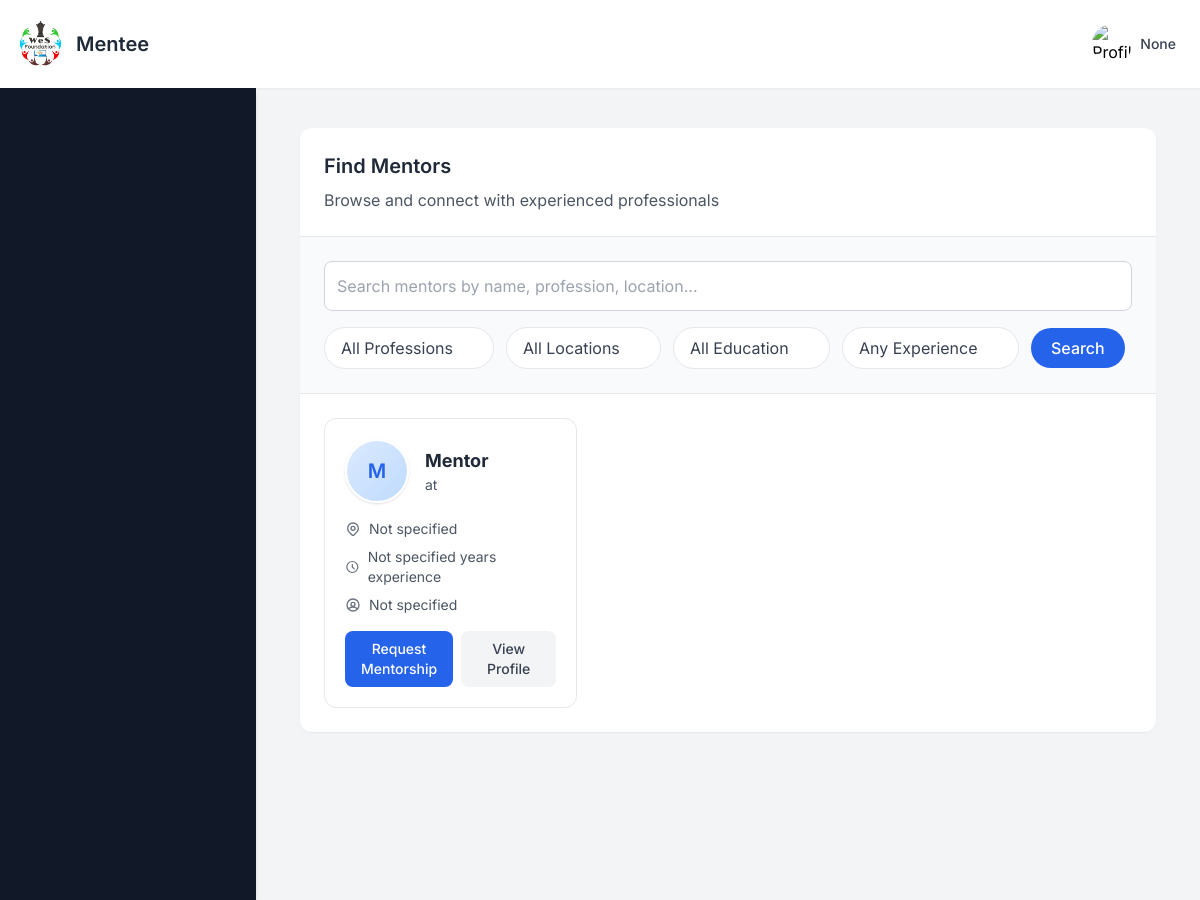
Before: /find_mentor with the older database file.
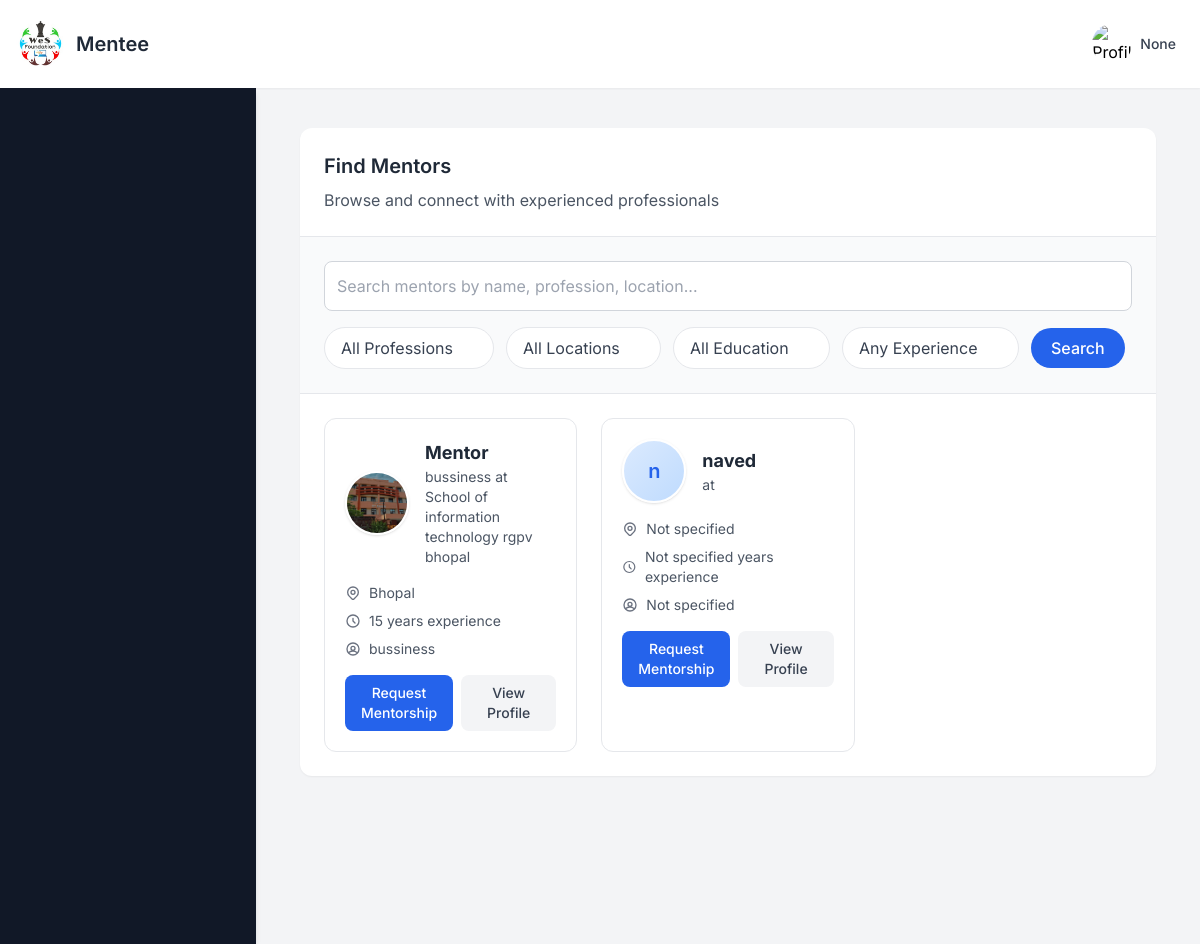
After: the same page with the newer database file.
### app.py (models this page shows, shortened)
class MentorProfile(db.Model):
    __tablename__="mentor_profile"
    id = db.Column(db.Integer, primary_key=True)
    user_id= db.Column(db.Integer, db.ForeignKey("signup_details.id"),nullable=False)
    profession = db.Column(db.String(100))
    organisation = db.Column(db.String(150))
    whatsapp = db.Column(db.String(20))
    location = db.Column(db.String(100))
    education = db.Column(db.String(150))
    language = db.Column(db.String(100))
    availability = db.Column(db.String(100))
    connect_frequency = db.Column(db.String(100))
    preferred_communication = db.Column(db.String(100))
    social_link = db.Column(db.String(200))
    why_mentor = db.Column(db.Text)
    additional_info = db.Column(db.Text)
    profile_picture = db.Column(db.String(100))
    years_of_experience = db.Column(db.String(100))
    status = db.Column(db.String(20), default="pending")

class User(db.Model):
    __tablename__ = "signup_details"
    id = db.Column(db.Integer, primary_key=True)
    name = db.Column(db.String(100), nullable=False)
    email = db.Column(db.String(100), unique=True, nullable=False)
    password = db.Column(db.String(200), nullable=False)   # length thoda bada
    user_type = db.Column(db.String(10), nullable=False)
    mentor_profile = db.relationship("MentorProfile", backref="user", uselist=False)

### app.py (the view, shortened to what this page needs)
@app.route("/find_mentor", methods=["GET"])
def find_mentor():
    query = MentorProfile.query
    profession = request.args.get("profession")
    location = request.args.get("location")
    education = request.args.get("education")
    experience = request.args.get("experience")
    if profession:
        query = query.filter_by(profession=profession)
    if location:
        query = query.filter_by(location=location)
    if education:
        query = query.filter_by(education=education)
    mentors = query.all()
    options = {
        "professions": sorted({row.profession for row in MentorProfile.query.with_entities(MentorProfile.profession).distinct() if row.profession}),
        "locations": sorted({row.location for row in MentorProfile.query.with_entities(MentorProfile.location).distinct() if row.location}),
        "educations": sorted({row.education for row in MentorProfile.query.with_entities(MentorProfile.education).distinct() if row.education}),
        "experiences": sorted({row.years_of_experience for row in MentorProfile.query.with_entities(MentorProfile.years_of_experience).distinct() if row.years_of_experience}),
    }
    return render_template(
        "menteedashboard.html",
        all_mentors=mentors,
        professions=options["professions"],
        locations=options["locations"],
        educations=options["educations"],
        experiences=options["experiences"],
        active_section="findmentor",
        show_sidebar=True
    )

### app.py (called while the page is built, shortened)
@app.context_processor
def inject_user_profile_pic():
    return dict(current_user_profile_pic=None)

### templates/menteedashboard.html (shortened to what this page needs)
{% extends "base2.html" %}
{% block user %}Mentee{% endblock %}
{% block content %}
<main class="max-w-7xl mx-auto px-2 sm:px-3 lg:px-3 py-2">
  <section id="findmentor" class="hidden bg-white rounded-xl shadow-sm overflow-hidden">
    <div class="p-6 border-b border-gray-200">
      <h2 class="text-xl font-semibold text-gray-800 mb-2">Find Mentors</h2>
      <p class="text-gray-600">Browse and connect with experienced professionals</p>
    </div>
    <div class="p-6 bg-gray-50 border-b border-gray-200">
      <input type="text" id="findMentorSearch" placeholder="Search mentors by name, profession, location..."
             class="w-full p-3 mb-4 border border-gray-300 rounded-lg"
             onkeyup="filterMentors()">
      <form method="GET" action="{{ url_for('find_mentor') }}">
        <div class="flex flex-wrap items-center gap-3">
          <div class="relative">
            <select name="profession" class="appearance-none pl-4 pr-10 py-2 border rounded-full text-gray-700 bg-white">
              <option value="" {% if not request.args.get('profession') %}selected{% endif %}>All Professions</option>
            </select>
          </div>
          <div class="relative">
            <select name="location" class="appearance-none pl-4 pr-10 py-2 border rounded-full text-gray-700 bg-white">
              <option value="" {% if not request.args.get('location') %}selected{% endif %}>All Locations</option>
            </select>
          </div>
          <div class="relative">
            <select name="education" class="appearance-none pl-4 pr-10 py-2 border rounded-full text-gray-700 bg-white">
              <option value="" {% if not request.args.get('education') %}selected{% endif %}>All Education</option>
            </select>
          </div>
          <div class="relative">
            <select name="experience" class="appearance-none pl-4 pr-10 py-2 border rounded-full text-gray-700 bg-white">
              <option value="" {% if not request.args.get('experience') %}selected{% endif %}>Any Experience</option>
            </select>
          </div>
          <button type="submit" class="px-5 py-2 rounded-full bg-blue-600 text-white font-medium">
            Search
          </button>
        </div>
      </form>
    </div>
    <div class="p-6">
      {% if all_mentors and all_mentors|length > 0 %}
      <div class="grid grid-cols-1 md:grid-cols-2 lg:grid-cols-3 gap-6" id="mentorsContainer">
        {% for mentor in all_mentors %}
        <div class="mentor-card bg-white rounded-xl border border-gray-200 p-5 transition-all hover:shadow-md">
          <div class="flex items-center gap-4 mb-4">
            {% if mentor.profile_picture %}
              <img src="{{ url_for('static', filename='uploads/' ~ mentor.profile_picture) }}"
                   alt="{{ mentor.user.name }}"
                   class="w-16 h-16 rounded-full object-cover border-2 border-white shadow">
            {% else %}
              <div class="w-16 h-16 rounded-full bg-gradient-to-br from-blue-100 to-blue-200 flex items-center justify-center text-blue-600 border-2 border-white shadow">
                <span class="text-xl font-semibold">{{ mentor.user.name[0] if mentor.user.name else '?' }}</span>
              </div>
            {% endif %}
            <div>
              <h3 class="text-lg font-bold text-gray-800 mentor-name">{{ mentor.user.name }}</h3>
              <p class="text-sm text-gray-600 mentor-profession">{{ mentor.profession }} at {{ mentor.organisation }}</p>
            </div>
          </div>
          <div class="space-y-2 mb-4">
            <div class="flex items-center text-sm text-gray-600 mentor-location">
              <span>{{ mentor.location if mentor.location else 'Not specified' }}</span>
            </div>
            <div class="flex items-center text-sm text-gray-600">
              <svg xmlns="http://www.w3.org/2000/svg"
                   class="h-4 w-4 mr-2 text-gray-500"
                   fill="none" viewBox="0 0 24 24"
                   stroke="currentColor">
                <path stroke-linecap="round" stroke-linejoin="round" stroke-width="2"
                      d="M12 8v4l3 3m6-3a9 9 0 11-18
                         0 9 9 0 0118 0z" />
              </svg>
              <span>{{ mentor.years_of_experience if mentor.years_of_experience else 'Not specified' }} years experience</span>
            </div>
            <div class="flex items-center text-sm text-gray-600">
              <span>{{ mentor.profession if mentor.profession else 'Not specified' }}</span>
            </div>
          </div>
          <div class="flex space-x-2">
              <button type="submit" onclick="openRequestModal('{{ mentor.user_id }}')" class="flex-1 px-4 py-2 bg-blue-600 text-white text-sm font-medium rounded-lg hover:bg-blue-700 transition">
                Request Mentorship
              </button>
            <button onclick="openProfileModal(
                '{{ mentor.user.name }}',
                '{{ mentor.profession }}',
                '{{ mentor.organisation }}',
                '{{ mentor.location }}',
                '{{ mentor.years_of_experience }}',
                '{{ mentor.profile_picture }}',
                '{{ mentor.user.email }}',
                '{{ mentor.education }}',
                '{{ mentor.language }}',
                '{{ mentor.preferred_communication }}',
                '{{ mentor.why_mentor }}'
            )" class="flex-1 px-4 py-2 bg-gray-100 text-gray-700 text-sm font-medium rounded-lg hover:bg-gray-200 transition">
                View Profile
            </button>
         </div>
        </div>
        {% endfor %}
      </div>
      {% endif %}
    </div>
  </section>
</main>
{% endblock %}

### templates/base2.html (shortened to what this page needs)
<!DOCTYPE html>
<html lang="en">
<head>
    <script src="https://cdn.tailwindcss.com"></script>
</head>
<body class="flex flex-col h-screen overflow-hidden ">
    <nav class="bg-white shadow-sm p-4 flex justify-between items-center z-10">
        <div class="flex items-center space-x-2">
             <a href="
             {% if session.get('user_type') == '0' %}
                {{ url_for('supervisordashboard') }}
            {% elif session.get('user_type') == '1' %}
                {{ url_for('mentordashboard') }}
            {% elif session.get('user_type') == '2' %}
                {{ url_for('menteedashboard') }}
            {% else %}
                {{ url_for('home') }}
            {% endif %}
             " class="flex items-center">
            <img src="{{ url_for('static', filename='img/logo.jpg') }}" alt="LOGO" class="h-12 w-12 rounded-full mr-3">
            <span class="text-xl font-semibold text-gray-800">{% block user %}{% endblock %}</span>
            </a>
        </div>
        <div class="relative">
            <button id="profile-dropdown-btn" class="group flex items-center space-x-2 p-2 rounded-full hover:bg-gray-600 hover:text-white transition-colors duration-200 focus:outline-none focus:ring focus:ring-blue-300">
                    <div class="top-right-profile">
                        {% if current_user_profile_pic %}
                            <img src="{{ url_for('static', filename='uploads/' + current_user_profile_pic) }}"
                                 alt="Profile Picture" class="w-10 h-10 rounded-full object-cover">
                        {% else %}
                            <img src="{{ url_for('static', filename='uploads/default.png') }}"
                                 alt="Profile Picture" class="w-10 h-10 rounded-full object-cover">
                        {% endif %}
                    </div>
                <span class="text-sm font-medium text-gray-700 group-hover:text-white hidden sm:block">{{ session.get('email') }}</span>
            </button>
        </div>
    </nav>
    <div class="flex flex-1 overflow-hidden">
    <div class="flex flex-1 overflow-hidden">
        {% if show_sidebar %}
<aside id="sidebar"
       class="fixed inset-y-0 left-0 w-64 bg-gray-900 shadow-md p-4 space-y-2 overflow-y-auto
              transform -translate-x-full transition-transform duration-200 ease-in-out
              md:relative md:translate-x-0 z-20">
</aside>
        {% endif %}
    <main class="flex-1 p-8 overflow-y-auto pb-40">
        {% block content %}{% endblock %}
    </main>
</div>
    </div>
</body>
</html>

### templates/base2.html (style rules this page uses)
body { font-family: 'Inter', sans-serif; background-color: #f3f4f6; }

Changed rows visible on the page:
changed MentorProfile "Mentor": profile_picture: picture added; profession (not shown) → "bussiness"; organisation (not shown) → "School of information technology rgpv bhopal"; location "Not specified" → "Bhopal"; years_of_experience "Not specified" → "15"; profession "Not specified" → "bussiness"; profile_picture empty → "GST_Bhavan_Bhopal.jpg" (drawn); user "M" → (not shown)
added MentorProfile: user "n", user.name "naved", location "Not specified", years_of_experience "Not specified", profession "Not specified"
